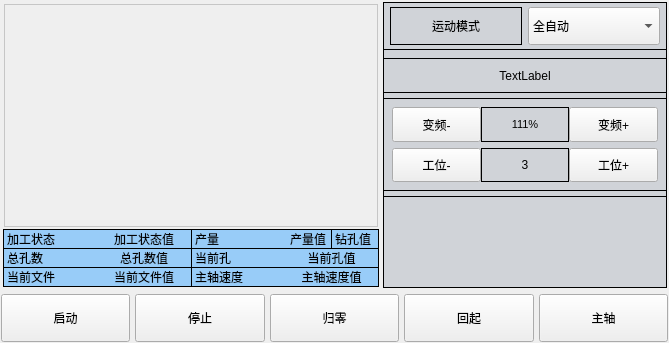
<?xml version="1.0" encoding="UTF-8"?>
<ui version="4.0">
 <class>SubWindowRunStatus</class>
 <widget class="QWidget" name="SubWindowRunStatus">
  <property name="geometry">
   <rect>
    <x>0</x>
    <y>0</y>
    <width>669</width>
    <height>343</height>
   </rect>
  </property>
  <property name="windowTitle">
   <string>Form</string>
  </property>
  <layout class="QVBoxLayout" name="verticalLayout_3" stretch="6,1">
   <property name="spacing">
    <number>5</number>
   </property>
   <property name="leftMargin">
    <number>1</number>
   </property>
   <property name="topMargin">
    <number>1</number>
   </property>
   <property name="rightMargin">
    <number>1</number>
   </property>
   <property name="bottomMargin">
    <number>1</number>
   </property>
   <item>
    <widget class="QWidget" name="widget_status" native="true">
     <property name="styleSheet">
      <string notr="true">QWidget#widget_3
{
	border:1px solid rgb(0, 0, 0);
}</string>
     </property>
     <layout class="QHBoxLayout" name="horizontalLayout_3" stretch="4,3">
      <property name="spacing">
       <number>3</number>
      </property>
      <property name="leftMargin">
       <number>1</number>
      </property>
      <property name="topMargin">
       <number>1</number>
      </property>
      <property name="rightMargin">
       <number>1</number>
      </property>
      <property name="bottomMargin">
       <number>1</number>
      </property>
      <item>
       <widget class="QWidget" name="widget_2" native="true">
        <property name="styleSheet">
         <string notr="true">QWidget#centralWidget_2
{
	border:1px solid rgb(198, 198, 198);
}</string>
        </property>
        <layout class="QVBoxLayout" name="verticalLayout_4" stretch="0,0">
         <property name="spacing">
          <number>1</number>
         </property>
         <property name="leftMargin">
          <number>1</number>
         </property>
         <property name="topMargin">
          <number>1</number>
         </property>
         <property name="rightMargin">
          <number>1</number>
         </property>
         <property name="bottomMargin">
          <number>1</number>
         </property>
         <item>
          <widget class="QWidget" name="widget_9" native="true">
           <layout class="QVBoxLayout" name="verticalLayout">
            <property name="spacing">
             <number>1</number>
            </property>
            <property name="leftMargin">
             <number>1</number>
            </property>
            <property name="topMargin">
             <number>1</number>
            </property>
            <property name="rightMargin">
             <number>1</number>
            </property>
            <property name="bottomMargin">
             <number>1</number>
            </property>
            <item>
             <widget class="QWidget" name="centralWidget" native="true">
              <property name="enabled">
               <bool>true</bool>
              </property>
              <property name="sizePolicy">
               <sizepolicy hsizetype="Preferred" vsizetype="Preferred">
                <horstretch>0</horstretch>
                <verstretch>0</verstretch>
               </sizepolicy>
              </property>
              <property name="minimumSize">
               <size>
                <width>0</width>
                <height>0</height>
               </size>
              </property>
              <property name="maximumSize">
               <size>
                <width>16777215</width>
                <height>16777215</height>
               </size>
              </property>
              <property name="autoFillBackground">
               <bool>false</bool>
              </property>
              <property name="styleSheet">
               <string notr="true">QWidget#centralWidget
{
	border:1px solid rgb(198, 198, 198);
}</string>
              </property>
             </widget>
            </item>
           </layout>
          </widget>
         </item>
         <item>
          <widget class="QWidget" name="widget_laber" native="true">
           <property name="sizePolicy">
            <sizepolicy hsizetype="Preferred" vsizetype="Fixed">
             <horstretch>0</horstretch>
             <verstretch>0</verstretch>
            </sizepolicy>
           </property>
           <property name="minimumSize">
            <size>
             <width>0</width>
             <height>0</height>
            </size>
           </property>
           <property name="maximumSize">
            <size>
             <width>16777215</width>
             <height>16777215</height>
            </size>
           </property>
           <property name="styleSheet">
            <string notr="true">QWidget#widget_4
{
	border:1px solid black;
	background-color: rgb(224, 221, 221);
}</string>
           </property>
           <layout class="QHBoxLayout" name="horizontalLayout">
            <property name="spacing">
             <number>2</number>
            </property>
            <property name="leftMargin">
             <number>0</number>
            </property>
            <property name="topMargin">
             <number>0</number>
            </property>
            <property name="rightMargin">
             <number>0</number>
            </property>
            <property name="bottomMargin">
             <number>0</number>
            </property>
            <item>
             <layout class="QGridLayout" name="gridLayoutLeft">
              <property name="spacing">
               <number>0</number>
              </property>
              <item row="2" column="0">
               <widget class="QLabel" name="label_WorkFileName">
                <property name="sizePolicy">
                 <sizepolicy hsizetype="Preferred" vsizetype="Preferred">
                  <horstretch>0</horstretch>
                  <verstretch>0</verstretch>
                 </sizepolicy>
                </property>
                <property name="minimumSize">
                 <size>
                  <width>0</width>
                  <height>0</height>
                 </size>
                </property>
                <property name="maximumSize">
                 <size>
                  <width>16777215</width>
                  <height>16777215</height>
                 </size>
                </property>
                <property name="font">
                 <font>
                  <family>Tibetan Machine Uni</family>
                  <pointsize>9</pointsize>
                  <weight>50</weight>
                  <italic>false</italic>
                  <bold>false</bold>
                 </font>
                </property>
                <property name="styleSheet">
                 <string notr="true">color:rgb(0, 0, 0);
border-left : 1px solid black; 
border-top : 1px solid black; 
border-bottom : 1px solid black; 
background-color: #98CCF8;</string>
                </property>
                <property name="text">
                 <string>当前文件</string>
                </property>
                <property name="alignment">
                 <set>Qt::AlignLeading|Qt::AlignLeft|Qt::AlignVCenter</set>
                </property>
               </widget>
              </item>
              <item row="1" column="2">
               <widget class="QLabel" name="label_CurrentHole">
                <property name="sizePolicy">
                 <sizepolicy hsizetype="Preferred" vsizetype="Preferred">
                  <horstretch>0</horstretch>
                  <verstretch>0</verstretch>
                 </sizepolicy>
                </property>
                <property name="minimumSize">
                 <size>
                  <width>0</width>
                  <height>0</height>
                 </size>
                </property>
                <property name="maximumSize">
                 <size>
                  <width>16777215</width>
                  <height>16777215</height>
                 </size>
                </property>
                <property name="font">
                 <font>
                  <family>Tibetan Machine Uni</family>
                  <pointsize>9</pointsize>
                  <weight>50</weight>
                  <italic>false</italic>
                  <bold>false</bold>
                 </font>
                </property>
                <property name="styleSheet">
                 <string notr="true">color:rgb(0, 0, 0);
border-top : 1px solid black; 
border-left : 1px solid black; 
background-color: #98CCF8;</string>
                </property>
                <property name="text">
                 <string>当前孔</string>
                </property>
                <property name="alignment">
                 <set>Qt::AlignLeading|Qt::AlignLeft|Qt::AlignVCenter</set>
                </property>
               </widget>
              </item>
              <item row="1" column="0">
               <widget class="QLabel" name="label_TotalHoles">
                <property name="sizePolicy">
                 <sizepolicy hsizetype="Preferred" vsizetype="Preferred">
                  <horstretch>0</horstretch>
                  <verstretch>0</verstretch>
                 </sizepolicy>
                </property>
                <property name="minimumSize">
                 <size>
                  <width>0</width>
                  <height>0</height>
                 </size>
                </property>
                <property name="maximumSize">
                 <size>
                  <width>16777215</width>
                  <height>16777215</height>
                 </size>
                </property>
                <property name="font">
                 <font>
                  <family>Tibetan Machine Uni</family>
                  <pointsize>9</pointsize>
                  <weight>50</weight>
                  <italic>false</italic>
                  <bold>false</bold>
                 </font>
                </property>
                <property name="styleSheet">
                 <string notr="true">color:rgb(0, 0, 0);
border-left : 1px solid black; 
border-top : 1px solid black; 
background-color: #98CCF8;</string>
                </property>
                <property name="text">
                 <string>总孔数</string>
                </property>
                <property name="alignment">
                 <set>Qt::AlignLeading|Qt::AlignLeft|Qt::AlignVCenter</set>
                </property>
               </widget>
              </item>
              <item row="1" column="1">
               <widget class="QLabel" name="label_TotalHolesValue">
                <property name="sizePolicy">
                 <sizepolicy hsizetype="Preferred" vsizetype="Preferred">
                  <horstretch>0</horstretch>
                  <verstretch>0</verstretch>
                 </sizepolicy>
                </property>
                <property name="minimumSize">
                 <size>
                  <width>0</width>
                  <height>0</height>
                 </size>
                </property>
                <property name="maximumSize">
                 <size>
                  <width>16777215</width>
                  <height>16777215</height>
                 </size>
                </property>
                <property name="font">
                 <font>
                  <family>Tibetan Machine Uni</family>
                  <pointsize>9</pointsize>
                  <weight>50</weight>
                  <italic>false</italic>
                  <bold>false</bold>
                 </font>
                </property>
                <property name="styleSheet">
                 <string notr="true">color:rgb(5, 2, 2);
border-top : 1px solid black; 
background-color: #98CCF8;</string>
                </property>
                <property name="text">
                 <string>总孔数值</string>
                </property>
                <property name="alignment">
                 <set>Qt::AlignCenter</set>
                </property>
               </widget>
              </item>
              <item row="2" column="3">
               <widget class="QLabel" name="label_MasterAxisSpeedValue">
                <property name="sizePolicy">
                 <sizepolicy hsizetype="Preferred" vsizetype="Preferred">
                  <horstretch>0</horstretch>
                  <verstretch>0</verstretch>
                 </sizepolicy>
                </property>
                <property name="minimumSize">
                 <size>
                  <width>0</width>
                  <height>0</height>
                 </size>
                </property>
                <property name="maximumSize">
                 <size>
                  <width>16777215</width>
                  <height>16777215</height>
                 </size>
                </property>
                <property name="font">
                 <font>
                  <family>Tibetan Machine Uni</family>
                  <pointsize>9</pointsize>
                  <weight>50</weight>
                  <italic>false</italic>
                  <bold>false</bold>
                 </font>
                </property>
                <property name="styleSheet">
                 <string notr="true">color:rgb(5, 2, 2);
border-top : 1px solid black; 
border-right : 1px solid black; 
border-bottom : 1px solid black; 
background-color: #98CCF8;</string>
                </property>
                <property name="text">
                 <string>主轴速度值</string>
                </property>
                <property name="alignment">
                 <set>Qt::AlignCenter</set>
                </property>
               </widget>
              </item>
              <item row="2" column="2">
               <widget class="QLabel" name="label_MasterAxisSpeed">
                <property name="sizePolicy">
                 <sizepolicy hsizetype="Preferred" vsizetype="Preferred">
                  <horstretch>0</horstretch>
                  <verstretch>0</verstretch>
                 </sizepolicy>
                </property>
                <property name="minimumSize">
                 <size>
                  <width>0</width>
                  <height>0</height>
                 </size>
                </property>
                <property name="maximumSize">
                 <size>
                  <width>16777215</width>
                  <height>16777215</height>
                 </size>
                </property>
                <property name="font">
                 <font>
                  <family>Tibetan Machine Uni</family>
                  <pointsize>9</pointsize>
                  <weight>50</weight>
                  <italic>false</italic>
                  <bold>false</bold>
                 </font>
                </property>
                <property name="styleSheet">
                 <string notr="true">color:rgb(0, 0, 0);
border-top : 1px solid black; 
border-left : 1px solid black; 
border-bottom : 1px solid black; 
background-color: #98CCF8;</string>
                </property>
                <property name="text">
                 <string>主轴速度</string>
                </property>
                <property name="alignment">
                 <set>Qt::AlignLeading|Qt::AlignLeft|Qt::AlignVCenter</set>
                </property>
               </widget>
              </item>
              <item row="2" column="1">
               <widget class="QLabel" name="label_WorkFileNameValue">
                <property name="sizePolicy">
                 <sizepolicy hsizetype="Preferred" vsizetype="Preferred">
                  <horstretch>0</horstretch>
                  <verstretch>0</verstretch>
                 </sizepolicy>
                </property>
                <property name="minimumSize">
                 <size>
                  <width>0</width>
                  <height>0</height>
                 </size>
                </property>
                <property name="maximumSize">
                 <size>
                  <width>16777215</width>
                  <height>16777215</height>
                 </size>
                </property>
                <property name="font">
                 <font>
                  <family>Tibetan Machine Uni</family>
                  <pointsize>9</pointsize>
                  <weight>50</weight>
                  <italic>false</italic>
                  <bold>false</bold>
                 </font>
                </property>
                <property name="styleSheet">
                 <string notr="true">color:rgb(5, 2, 2);
border-top : 1px solid black; 
border-bottom : 1px solid black; 
background-color: #98CCF8;</string>
                </property>
                <property name="text">
                 <string>当前文件值</string>
                </property>
                <property name="alignment">
                 <set>Qt::AlignCenter</set>
                </property>
               </widget>
              </item>
              <item row="0" column="0">
               <widget class="QLabel" name="label_WorkStatus">
                <property name="sizePolicy">
                 <sizepolicy hsizetype="Preferred" vsizetype="Preferred">
                  <horstretch>0</horstretch>
                  <verstretch>0</verstretch>
                 </sizepolicy>
                </property>
                <property name="minimumSize">
                 <size>
                  <width>0</width>
                  <height>0</height>
                 </size>
                </property>
                <property name="maximumSize">
                 <size>
                  <width>16777215</width>
                  <height>16777215</height>
                 </size>
                </property>
                <property name="font">
                 <font>
                  <family>Tibetan Machine Uni</family>
                  <pointsize>9</pointsize>
                  <weight>50</weight>
                  <italic>false</italic>
                  <bold>false</bold>
                 </font>
                </property>
                <property name="styleSheet">
                 <string notr="true">color:rgb(0, 0, 0);
border-left : 1px solid black; 
border-top : 1px solid black; ; 
background-color: #98CCF8;
</string>
                </property>
                <property name="text">
                 <string>加工状态</string>
                </property>
                <property name="alignment">
                 <set>Qt::AlignLeading|Qt::AlignLeft|Qt::AlignVCenter</set>
                </property>
               </widget>
              </item>
              <item row="0" column="2">
               <widget class="QLabel" name="label_Produced">
                <property name="sizePolicy">
                 <sizepolicy hsizetype="Preferred" vsizetype="Preferred">
                  <horstretch>0</horstretch>
                  <verstretch>0</verstretch>
                 </sizepolicy>
                </property>
                <property name="minimumSize">
                 <size>
                  <width>0</width>
                  <height>0</height>
                 </size>
                </property>
                <property name="maximumSize">
                 <size>
                  <width>16777215</width>
                  <height>16777215</height>
                 </size>
                </property>
                <property name="font">
                 <font>
                  <family>Tibetan Machine Uni</family>
                  <pointsize>9</pointsize>
                  <weight>50</weight>
                  <italic>false</italic>
                  <bold>false</bold>
                 </font>
                </property>
                <property name="styleSheet">
                 <string notr="true">color:rgb(0, 0, 0);
border-top : 1px solid black; 
border-left : 1px solid black; 
background-color: #98CCF8;</string>
                </property>
                <property name="text">
                 <string>产量</string>
                </property>
                <property name="alignment">
                 <set>Qt::AlignLeading|Qt::AlignLeft|Qt::AlignVCenter</set>
                </property>
               </widget>
              </item>
              <item row="0" column="1">
               <widget class="QLabel" name="label_WorkStatusValue">
                <property name="sizePolicy">
                 <sizepolicy hsizetype="Preferred" vsizetype="Preferred">
                  <horstretch>0</horstretch>
                  <verstretch>0</verstretch>
                 </sizepolicy>
                </property>
                <property name="minimumSize">
                 <size>
                  <width>0</width>
                  <height>0</height>
                 </size>
                </property>
                <property name="maximumSize">
                 <size>
                  <width>16777215</width>
                  <height>16777215</height>
                 </size>
                </property>
                <property name="font">
                 <font>
                  <family>Tibetan Machine Uni</family>
                  <pointsize>9</pointsize>
                  <weight>50</weight>
                  <italic>false</italic>
                  <bold>false</bold>
                 </font>
                </property>
                <property name="styleSheet">
                 <string notr="true">color:rgb(5, 2, 2);
border-top : 1px solid black; 
background-color: #98CCF8;
</string>
                </property>
                <property name="text">
                 <string>加工状态值</string>
                </property>
                <property name="alignment">
                 <set>Qt::AlignCenter</set>
                </property>
               </widget>
              </item>
              <item row="1" column="3">
               <widget class="QLabel" name="label_CurrentHoleValue">
                <property name="sizePolicy">
                 <sizepolicy hsizetype="Preferred" vsizetype="Preferred">
                  <horstretch>0</horstretch>
                  <verstretch>0</verstretch>
                 </sizepolicy>
                </property>
                <property name="minimumSize">
                 <size>
                  <width>0</width>
                  <height>0</height>
                 </size>
                </property>
                <property name="maximumSize">
                 <size>
                  <width>16777215</width>
                  <height>16777215</height>
                 </size>
                </property>
                <property name="font">
                 <font>
                  <family>Tibetan Machine Uni</family>
                  <pointsize>9</pointsize>
                  <weight>50</weight>
                  <italic>false</italic>
                  <bold>false</bold>
                 </font>
                </property>
                <property name="styleSheet">
                 <string notr="true">color:rgb(5, 2, 2);
border-top : 1px solid black; 
border-right : 1px solid black; 
background-color: #98CCF8;</string>
                </property>
                <property name="text">
                 <string>当前孔值</string>
                </property>
                <property name="alignment">
                 <set>Qt::AlignCenter</set>
                </property>
               </widget>
              </item>
              <item row="0" column="3">
               <widget class="QWidget" name="widget_4" native="true">
                <layout class="QHBoxLayout" name="horizontalLayout_7">
                 <property name="spacing">
                  <number>0</number>
                 </property>
                 <property name="leftMargin">
                  <number>0</number>
                 </property>
                 <property name="topMargin">
                  <number>0</number>
                 </property>
                 <property name="rightMargin">
                  <number>0</number>
                 </property>
                 <property name="bottomMargin">
                  <number>0</number>
                 </property>
                 <item>
                  <widget class="QLabelClick" name="label_ProducedValue">
                   <property name="sizePolicy">
                    <sizepolicy hsizetype="Preferred" vsizetype="Preferred">
                     <horstretch>0</horstretch>
                     <verstretch>0</verstretch>
                    </sizepolicy>
                   </property>
                   <property name="minimumSize">
                    <size>
                     <width>0</width>
                     <height>0</height>
                    </size>
                   </property>
                   <property name="maximumSize">
                    <size>
                     <width>16777215</width>
                     <height>16777215</height>
                    </size>
                   </property>
                   <property name="font">
                    <font>
                     <family>Tibetan Machine Uni</family>
                     <pointsize>9</pointsize>
                     <weight>50</weight>
                     <italic>false</italic>
                     <bold>false</bold>
                    </font>
                   </property>
                   <property name="styleSheet">
                    <string notr="true">color:rgb(5, 2, 2);
border-top : 1px solid black; 
border-right : 1px solid black; 
background-color: #98CCF8;</string>
                   </property>
                   <property name="text">
                    <string>产量值</string>
                   </property>
                   <property name="alignment">
                    <set>Qt::AlignCenter</set>
                   </property>
                  </widget>
                 </item>
                 <item>
                  <widget class="QLabelClick" name="label_drillHoleValue">
                   <property name="styleSheet">
                    <string notr="true">color:rgb(5, 2, 2);
border-top : 1px solid black; 
border-right : 1px solid black; 
background-color: #98CCF8;</string>
                   </property>
                   <property name="text">
                    <string>钻孔值</string>
                   </property>
                  </widget>
                 </item>
                </layout>
               </widget>
              </item>
             </layout>
            </item>
           </layout>
          </widget>
         </item>
        </layout>
       </widget>
      </item>
      <item>
       <widget class="QWidget" name="widget_6" native="true">
        <property name="styleSheet">
         <string notr="true">QWidget#widget_6
{
	border:1px solid rgb(0, 0, 0);
	background-color:#D0D3D8;
}</string>
        </property>
        <layout class="QVBoxLayout" name="verticalLayout_2" stretch="1,0,1,4">
         <property name="spacing">
          <number>5</number>
         </property>
         <property name="leftMargin">
          <number>0</number>
         </property>
         <property name="topMargin">
          <number>0</number>
         </property>
         <property name="rightMargin">
          <number>0</number>
         </property>
         <property name="bottomMargin">
          <number>0</number>
         </property>
         <item>
          <widget class="QWidget" name="widget_5" native="true">
           <property name="maximumSize">
            <size>
             <width>16777215</width>
             <height>80</height>
            </size>
           </property>
           <property name="styleSheet">
            <string notr="true">QWidget#widget_5
{
	border:1px solid rgb(0, 0, 0);
	background-color:#D0D3D8;
}</string>
           </property>
           <layout class="QHBoxLayout" name="horizontalLayout_6">
            <property name="leftMargin">
             <number>7</number>
            </property>
            <property name="topMargin">
             <number>5</number>
            </property>
            <property name="rightMargin">
             <number>7</number>
            </property>
            <property name="bottomMargin">
             <number>5</number>
            </property>
            <item>
             <widget class="QLabel" name="label_MotionMode">
              <property name="sizePolicy">
               <sizepolicy hsizetype="Preferred" vsizetype="Preferred">
                <horstretch>0</horstretch>
                <verstretch>0</verstretch>
               </sizepolicy>
              </property>
              <property name="minimumSize">
               <size>
                <width>0</width>
                <height>0</height>
               </size>
              </property>
              <property name="maximumSize">
               <size>
                <width>16777215</width>
                <height>16777215</height>
               </size>
              </property>
              <property name="frameShape">
               <enum>QFrame::Panel</enum>
              </property>
              <property name="text">
               <string>运动模式</string>
              </property>
              <property name="alignment">
               <set>Qt::AlignCenter</set>
              </property>
             </widget>
            </item>
            <item>
             <widget class="qMyComboBox" name="comboBox_MotionMode">
              <property name="sizePolicy">
               <sizepolicy hsizetype="Preferred" vsizetype="Preferred">
                <horstretch>0</horstretch>
                <verstretch>0</verstretch>
               </sizepolicy>
              </property>
              <property name="minimumSize">
               <size>
                <width>0</width>
                <height>0</height>
               </size>
              </property>
              <property name="maximumSize">
               <size>
                <width>16777215</width>
                <height>16777215</height>
               </size>
              </property>
              <property name="maxVisibleItems">
               <number>10</number>
              </property>
              <property name="frame">
               <bool>true</bool>
              </property>
              <item>
               <property name="text">
                <string>全自动</string>
               </property>
              </item>
              <item>
               <property name="text">
                <string>半自动</string>
               </property>
              </item>
              <item>
               <property name="text">
                <string>试机</string>
               </property>
              </item>
             </widget>
            </item>
           </layout>
          </widget>
         </item>
         <item>
          <spacer name="verticalSpacer">
           <property name="orientation">
            <enum>Qt::Vertical</enum>
           </property>
           <property name="sizeType">
            <enum>QSizePolicy::Fixed</enum>
           </property>
           <property name="sizeHint" stdset="0">
            <size>
             <width>20</width>
             <height>3</height>
            </size>
           </property>
          </spacer>
         </item>
         <item>
          <widget class="QWidget" name="widget_8" native="true">
           <property name="sizePolicy">
            <sizepolicy hsizetype="Preferred" vsizetype="Maximum">
             <horstretch>0</horstretch>
             <verstretch>0</verstretch>
            </sizepolicy>
           </property>
           <property name="maximumSize">
            <size>
             <width>16777215</width>
             <height>35</height>
            </size>
           </property>
           <property name="styleSheet">
            <string notr="true">QWidget#widget_8
{
	border:1px solid rgb(0, 0, 0);
	background-color:#D0D3D8;
}</string>
           </property>
           <layout class="QHBoxLayout" name="horizontalLayout_5">
            <property name="spacing">
             <number>0</number>
            </property>
            <property name="leftMargin">
             <number>1</number>
            </property>
            <property name="topMargin">
             <number>1</number>
            </property>
            <property name="rightMargin">
             <number>1</number>
            </property>
            <property name="bottomMargin">
             <number>1</number>
            </property>
            <item>
             <widget class="QLabel" name="label_time">
              <property name="text">
               <string>TextLabel</string>
              </property>
              <property name="alignment">
               <set>Qt::AlignCenter</set>
              </property>
             </widget>
            </item>
           </layout>
          </widget>
         </item>
         <item>
          <widget class="QWidget" name="widget" native="true">
           <property name="styleSheet">
            <string notr="true">QWidget#widget
{
	border:1px solid rgb(0, 0, 0);
	background-color:#D0D3D8;
}</string>
           </property>
           <layout class="QVBoxLayout" name="verticalLayout_7" stretch="1,1">
            <property name="spacing">
             <number>5</number>
            </property>
            <property name="leftMargin">
             <number>0</number>
            </property>
            <property name="topMargin">
             <number>0</number>
            </property>
            <property name="rightMargin">
             <number>0</number>
            </property>
            <property name="bottomMargin">
             <number>0</number>
            </property>
            <item>
             <widget class="QWidget" name="widget_7" native="true">
              <property name="styleSheet">
               <string notr="true">QWidget#widget_7
{
	border:1px solid rgb(0, 0, 0);
	background-color:#D0D3D8;
}</string>
              </property>
              <layout class="QVBoxLayout" name="verticalLayout_6" stretch="0,0">
               <item>
                <layout class="QHBoxLayout" name="horizontalLayout_2">
                 <property name="spacing">
                  <number>0</number>
                 </property>
                 <item>
                  <widget class="QPushButton" name="pushButton_speed1">
                   <property name="sizePolicy">
                    <sizepolicy hsizetype="Preferred" vsizetype="Preferred">
                     <horstretch>0</horstretch>
                     <verstretch>0</verstretch>
                    </sizepolicy>
                   </property>
                   <property name="minimumSize">
                    <size>
                     <width>0</width>
                     <height>0</height>
                    </size>
                   </property>
                   <property name="maximumSize">
                    <size>
                     <width>16777215</width>
                     <height>16777215</height>
                    </size>
                   </property>
                   <property name="styleSheet">
                    <string notr="true"/>
                   </property>
                   <property name="text">
                    <string>变频-</string>
                   </property>
                  </widget>
                 </item>
                 <item>
                  <widget class="QLabelClick" name="label_InverterSpeedValue">
                   <property name="sizePolicy">
                    <sizepolicy hsizetype="Preferred" vsizetype="Preferred">
                     <horstretch>0</horstretch>
                     <verstretch>0</verstretch>
                    </sizepolicy>
                   </property>
                   <property name="minimumSize">
                    <size>
                     <width>0</width>
                     <height>0</height>
                    </size>
                   </property>
                   <property name="maximumSize">
                    <size>
                     <width>16777215</width>
                     <height>16777215</height>
                    </size>
                   </property>
                   <property name="font">
                    <font>
                     <pointsize>8</pointsize>
                    </font>
                   </property>
                   <property name="frameShape">
                    <enum>QFrame::Panel</enum>
                   </property>
                   <property name="text">
                    <string>111%</string>
                   </property>
                   <property name="alignment">
                    <set>Qt::AlignCenter</set>
                   </property>
                  </widget>
                 </item>
                 <item>
                  <widget class="QPushButton" name="pushButton_speed2">
                   <property name="sizePolicy">
                    <sizepolicy hsizetype="Preferred" vsizetype="Preferred">
                     <horstretch>0</horstretch>
                     <verstretch>0</verstretch>
                    </sizepolicy>
                   </property>
                   <property name="minimumSize">
                    <size>
                     <width>0</width>
                     <height>0</height>
                    </size>
                   </property>
                   <property name="maximumSize">
                    <size>
                     <width>16777215</width>
                     <height>16777215</height>
                    </size>
                   </property>
                   <property name="text">
                    <string>变频+</string>
                   </property>
                  </widget>
                 </item>
                </layout>
               </item>
               <item>
                <layout class="QHBoxLayout" name="horizontalLayout_4">
                 <property name="spacing">
                  <number>0</number>
                 </property>
                 <item>
                  <widget class="QPushButton" name="pushButton_table1">
                   <property name="enabled">
                    <bool>true</bool>
                   </property>
                   <property name="sizePolicy">
                    <sizepolicy hsizetype="Preferred" vsizetype="Preferred">
                     <horstretch>0</horstretch>
                     <verstretch>0</verstretch>
                    </sizepolicy>
                   </property>
                   <property name="minimumSize">
                    <size>
                     <width>0</width>
                     <height>0</height>
                    </size>
                   </property>
                   <property name="maximumSize">
                    <size>
                     <width>16777215</width>
                     <height>16777215</height>
                    </size>
                   </property>
                   <property name="text">
                    <string>工位-</string>
                   </property>
                  </widget>
                 </item>
                 <item>
                  <widget class="QLabel" name="label_tablepos">
                   <property name="sizePolicy">
                    <sizepolicy hsizetype="Preferred" vsizetype="Preferred">
                     <horstretch>0</horstretch>
                     <verstretch>0</verstretch>
                    </sizepolicy>
                   </property>
                   <property name="minimumSize">
                    <size>
                     <width>0</width>
                     <height>0</height>
                    </size>
                   </property>
                   <property name="maximumSize">
                    <size>
                     <width>16777215</width>
                     <height>16777215</height>
                    </size>
                   </property>
                   <property name="frameShape">
                    <enum>QFrame::Panel</enum>
                   </property>
                   <property name="text">
                    <string>3</string>
                   </property>
                   <property name="alignment">
                    <set>Qt::AlignCenter</set>
                   </property>
                  </widget>
                 </item>
                 <item>
                  <widget class="QPushButton" name="pushButton_table2">
                   <property name="sizePolicy">
                    <sizepolicy hsizetype="Preferred" vsizetype="Preferred">
                     <horstretch>0</horstretch>
                     <verstretch>0</verstretch>
                    </sizepolicy>
                   </property>
                   <property name="minimumSize">
                    <size>
                     <width>0</width>
                     <height>0</height>
                    </size>
                   </property>
                   <property name="maximumSize">
                    <size>
                     <width>16777215</width>
                     <height>16777215</height>
                    </size>
                   </property>
                   <property name="text">
                    <string>工位+</string>
                   </property>
                  </widget>
                 </item>
                </layout>
               </item>
              </layout>
             </widget>
            </item>
            <item>
             <widget class="QWidget" name="widget_3" native="true">
              <property name="styleSheet">
               <string notr="true">QWidget#widget_3
{
	border:1px solid rgb(0, 0, 0);
	background-color:#D0D3D8;
}</string>
              </property>
              <layout class="QGridLayout" name="gridLayout">
               <property name="leftMargin">
                <number>7</number>
               </property>
               <property name="topMargin">
                <number>5</number>
               </property>
               <property name="rightMargin">
                <number>7</number>
               </property>
               <property name="bottomMargin">
                <number>10</number>
               </property>
               <property name="spacing">
                <number>3</number>
               </property>
               <item row="0" column="0">
                <widget class="IcoButton" name="pushButton_mainAxis" native="true"/>
               </item>
               <item row="2" column="0">
                <widget class="IcoButton" name="pushButton_drill" native="true"/>
               </item>
               <item row="0" column="1">
                <widget class="IcoButton" name="pushButton_cylinders" native="true"/>
               </item>
               <item row="2" column="1">
                <widget class="IcoButton" name="pushButton_ready" native="true"/>
               </item>
               <item row="0" column="2">
                <widget class="IcoButton" name="pushButton_Hair" native="true"/>
               </item>
               <item row="2" column="2">
                <widget class="IcoButton" name="pushButton_cylindersSJX" native="true"/>
               </item>
              </layout>
             </widget>
            </item>
           </layout>
          </widget>
         </item>
        </layout>
       </widget>
      </item>
     </layout>
    </widget>
   </item>
   <item>
    <layout class="QHBoxLayout" name="layoutBottomButtons">
     <property name="spacing">
      <number>5</number>
     </property>
     <item>
      <widget class="QPushButton" name="pushButton_Start">
       <property name="sizePolicy">
        <sizepolicy hsizetype="Minimum" vsizetype="Minimum">
         <horstretch>0</horstretch>
         <verstretch>0</verstretch>
        </sizepolicy>
       </property>
       <property name="minimumSize">
        <size>
         <width>0</width>
         <height>40</height>
        </size>
       </property>
       <property name="maximumSize">
        <size>
         <width>16777215</width>
         <height>16777215</height>
        </size>
       </property>
       <property name="text">
        <string>启动</string>
       </property>
      </widget>
     </item>
     <item>
      <widget class="QPushButton" name="pushButton_Stop">
       <property name="sizePolicy">
        <sizepolicy hsizetype="Minimum" vsizetype="Minimum">
         <horstretch>0</horstretch>
         <verstretch>0</verstretch>
        </sizepolicy>
       </property>
       <property name="maximumSize">
        <size>
         <width>16777215</width>
         <height>16777215</height>
        </size>
       </property>
       <property name="text">
        <string>停止</string>
       </property>
      </widget>
     </item>
     <item>
      <widget class="QPushButton" name="pushButton_FindZero">
       <property name="sizePolicy">
        <sizepolicy hsizetype="Minimum" vsizetype="Minimum">
         <horstretch>0</horstretch>
         <verstretch>0</verstretch>
        </sizepolicy>
       </property>
       <property name="maximumSize">
        <size>
         <width>16777215</width>
         <height>16777215</height>
        </size>
       </property>
       <property name="text">
        <string>归零</string>
       </property>
      </widget>
     </item>
     <item>
      <widget class="QPushButton" name="pushButton_BackZero">
       <property name="sizePolicy">
        <sizepolicy hsizetype="Minimum" vsizetype="Minimum">
         <horstretch>0</horstretch>
         <verstretch>0</verstretch>
        </sizepolicy>
       </property>
       <property name="maximumSize">
        <size>
         <width>16777215</width>
         <height>16777215</height>
        </size>
       </property>
       <property name="text">
        <string>回起</string>
       </property>
      </widget>
     </item>
     <item>
      <widget class="QPushButton" name="pushButton_MainZero">
       <property name="sizePolicy">
        <sizepolicy hsizetype="Minimum" vsizetype="Minimum">
         <horstretch>0</horstretch>
         <verstretch>0</verstretch>
        </sizepolicy>
       </property>
       <property name="text">
        <string>主轴</string>
       </property>
      </widget>
     </item>
    </layout>
   </item>
  </layout>
 </widget>
 <customwidgets>
  <customwidget>
   <class>qMyComboBox</class>
   <extends>QComboBox</extends>
   <header location="global">widgets/qmycombobox.h</header>
  </customwidget>
  <customwidget>
   <class>QLabelClick</class>
   <extends>QLabel</extends>
   <header>widgets/qlabelclick.h</header>
  </customwidget>
  <customwidget>
   <class>IcoButton</class>
   <extends>QWidget</extends>
   <header>widgets/icobutton.h</header>
   <container>1</container>
  </customwidget>
 </customwidgets>
 <resources/>
 <connections/>
</ui>
